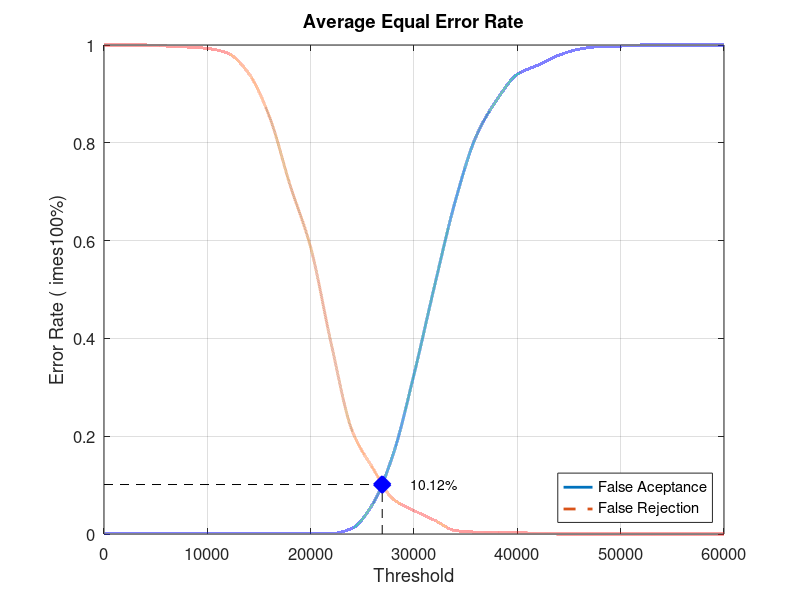
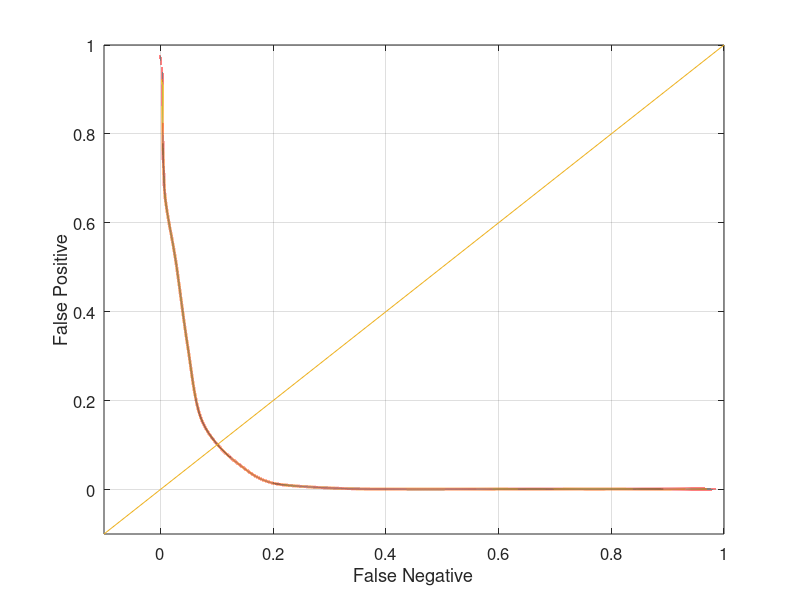

These charts were generated, in order, by the following MATLAB code:
close all;
clear;
clc;
x = 0:2000:60000;
xq = 0:0.5:60000;

y0 = [0 0.00105263 0.00105263 0.00105263 0.00105263 0.00105263 0.00105263 0.00105263 0.00105263 0.00105263 0.00105263 0.00105263 0.0115789 0.0610526 0.164211 0.326316 0.508421 0.681053 0.812632 0.887368 0.94 0.958947 0.978947 0.991579 0.996842 0.997895 1 1 1 1 1]
yy0 = interp1(x, y0, xq, 'pchip');
y1 = [1 1 1 0.998 0.996 0.993 0.983 0.942 0.854 0.714 0.586 0.388 0.212 0.135 0.071 0.048 0.028 0.007 0.004 0.004 0.003 0.001 0 0 0 0 0 0 0 0 0]
yy1 = interp1(x, y1, xq, 'pchip');

% Calculating EER: 
y2 = abs(y0 - y1);
find(y2 == min(y2))
yy2 = abs(yy0 - yy1);
xEER = find(yy2 == min(yy2));
xEERIndex = xq(xEER) % X-axis EER
yEER = yy0(xEER) % Y-axis EER

main = figure
plot(xq, yy0,'-','LineWidth', 2);	hold on
plot(xq, yy1,'--','LineWidth', 2);	hold on
plot([xEERIndex xEERIndex], [0 yEER], 'k--');	hold on
plot([0 xEERIndex], [yEER yEER], 'k--');	hold on
plot(xEERIndex, yEER, 'bx', 'LineWidth', 10);	hold on
text(xEERIndex + 10 * xEERIndex / 100, yEER, [num2str(round((10000 * yEER)) / 100) '%'])
legend('False Aceptance', 'False Rejection', 'Location', 'SouthEast')
xlabel('Threshold')
ylabel('Error Rate (	imes100%)')
title('Average Equal Error Rate')
set(gca, 'FontSize', 12)
axis([0 60000 0 1])
grid on

print(main, 'Database1AverageMain', '-dpng');
FNRxFPR = figure('Color', [1 1 1]);
plot(yy1, yy0, '-', yy1, yy0, 'LineWidth', 2);
hold on
y = -0.1:0.1:1
plot(y, y); 
set(gca, 'FontSize', 12)
xlabel('False Negative')
ylabel('False Positive')
axis([-0.1 1 -0.1 1])
set(gca, 'FontSize', 12)
grid on

print(FNRxFPR, 'Database1AverageFNRxFPR','-dpng');
